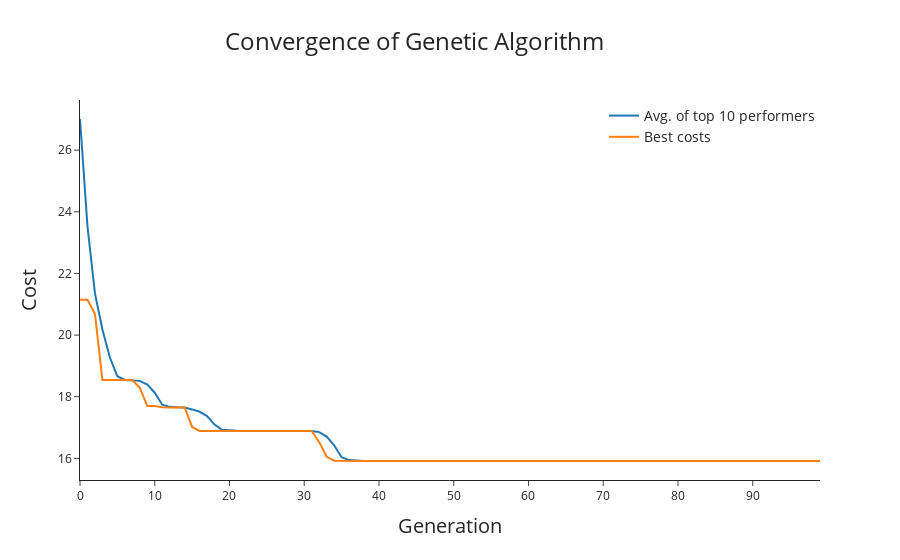

Source (notebook cell):
### Code cell
# Plot the genetic algorithm convergence plot
HS.plot_optimization_results()
